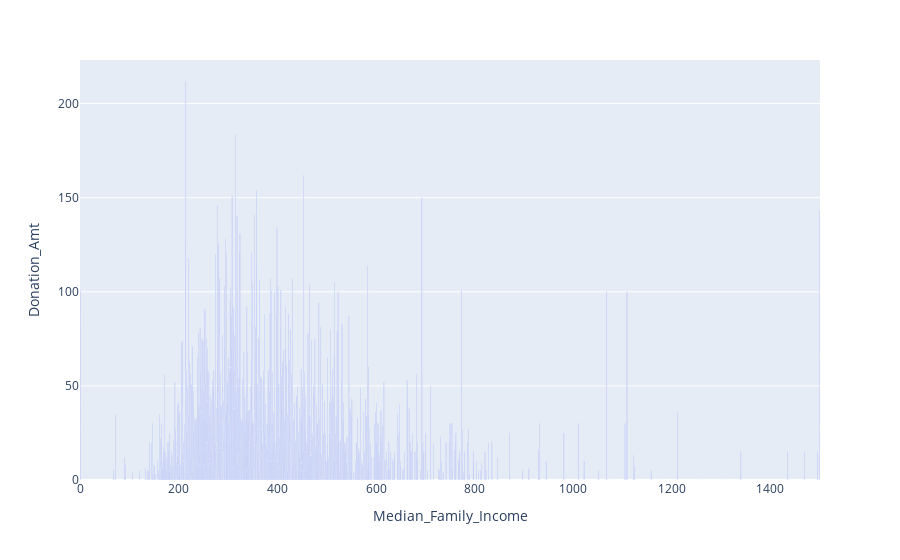

The notebook cell this image was saved under:
### Markdown cell above
The bar chart shows that the highest percentage of donations were between 200 and 600.

### Code cell
px.bar(df,x='Median_Family_Income',y='Donation_Amt')

### Figure 1 — Plotly figure (JSON) as saved in the notebook; plotly's stock layout.template omitted (floating-point values rounded to 4 significant figures; data arrays with more than 128 entries replaced by an {"elided": "..."} marker saying what was removed)
{"data": [{"alignmentgroup": "True", "hoverlabel": {"namelength": 0}, "hovertemplate": "Median_Family_Income=%{x}<br>Donation_Amt=%{y}", "legendgroup": "", "marker": {"color": "#636efa"}, "name": "", "offsetgroup": "", "orientation": "v", "showlegend": false, "textposition": "auto", "type": "bar", "x": {"elided": "3120 int values"}, "xaxis": "x", "y": {"elided": "3120 float values"}, "yaxis": "y"}], "layout": {"barmode": "relative", "legend": {"tracegroupgap": 0}, "margin": {"t": 60}, "xaxis": {"anchor": "y", "domain": [0, 1], "title": {"text": "Median_Family_Income"}}, "yaxis": {"anchor": "x", "domain": [0, 1], "title": {"text": "Donation_Amt"}}}}
